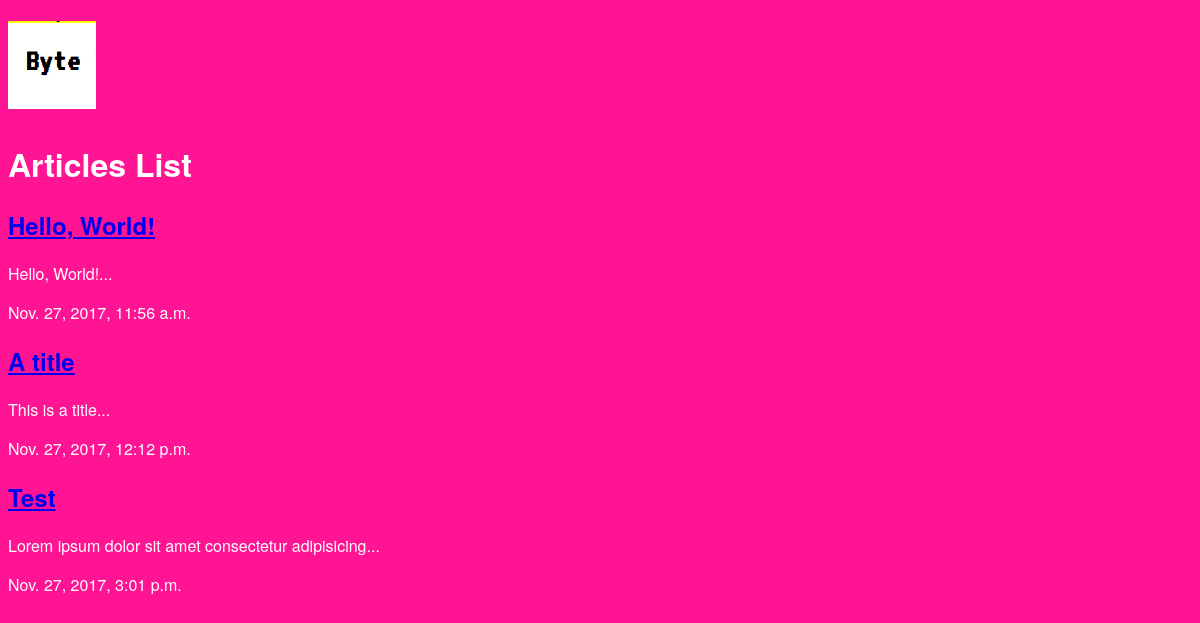
The page /articles/ on the database as committed earlier.
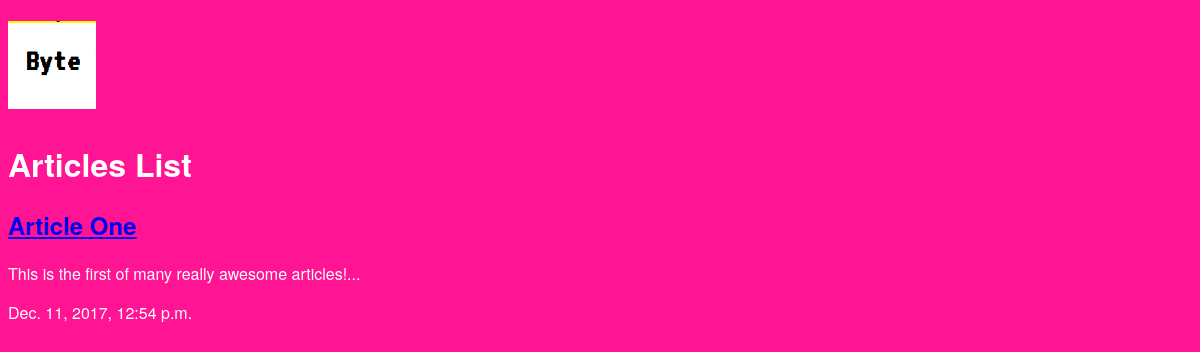
The same page on the database as committed later.
### articles/models.py (models this page shows, shortened)
class Article(models.Model):
    title = models.CharField(max_length=100)
    slug = models.SlugField()
    body = models.TextField()
    date = models.DateTimeField(auto_now_add=True)
    thumb = models.ImageField(default="default.jpg", blank=True)
    def snippet(self):
        return self.body[:50] + '...'

### articles/views.py (the view)
def article_list(request):
    articles = Article.objects.all().order_by('date')
    return render(request, 'articles/article_list.html', {'articles':articles})

### articles/templates/articles/article_list.html
{% extends 'base_layout.html' %}
{% block content %}
<h1>Articles List</h1>
<div class="articles">
{% for article in articles %}
<div class="article">
    <h2><a href="{% url 'articles:detail' slug=article.slug %}">{{ article.title }}</a></h2>
    <p>{{ article.snippet }}</p>
    <p>{{ article.date }}</p>
</div>
{% endfor %}
</div>
{% endblock %}

### templates/base_layout.html (shortened to what this page needs)
{% load static from staticfiles %}
<!DOCTYPE html>
<html lang="en">
<head>
<link rel="stylesheet" href="{% static 'styles.css' %}">
    <div class="wrapper">
        <h1><a href="{% url 'articles:list' %}"><img src="{% static 'byte-avi.jpg' %}" alt="logo"></a></h1>
            {% block content %}
            {% endblock %}
    </div>
</body>
</html>

Rows that differ between the two databases and show on the page:
removed Article: title "Hello, World!", snippet "Hello, World!...", date "Nov. 27, 2017, 11:56 a.m."
removed Article: title "A title", snippet "This is a title...", date "Nov. 27, 2017, 12:12 p.m."
removed Article: title "Test", snippet "Lorem ipsum dolor sit amet consectetur adipisicing...", date "Nov. 27, 2017, 3:01 p.m."
added Article: title "Article One", snippet "This is the first of many really awesome articles!...", date "Dec. 11, 2017, 12:54 p.m."
